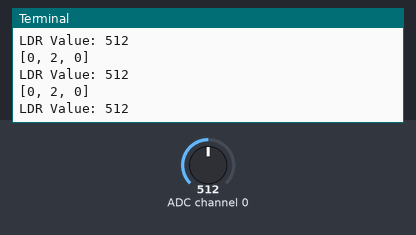
A program run on a simulated Raspberry Pi (BCM pin numbers). On the bench: the last lines printed to the terminal. The inputs (shaded band) are chosen by the test bench; at power-on: ADC channel 0 = 512 (analog values on the 0–1023 scale).

Above: at 1.2 s.
1.3 s: ADC channel 0 set to 716
At 1.9 s:
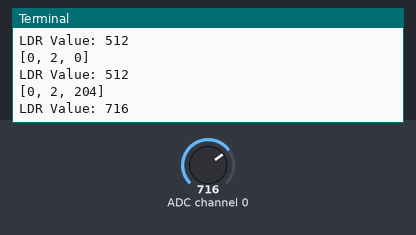
2.8 s: ADC channel 0 set to 900
At 3.4 s:
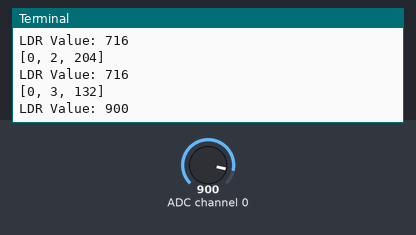
Timing chart, 0 to 5.8 s (numbered marks = the images above; inputs shaded):
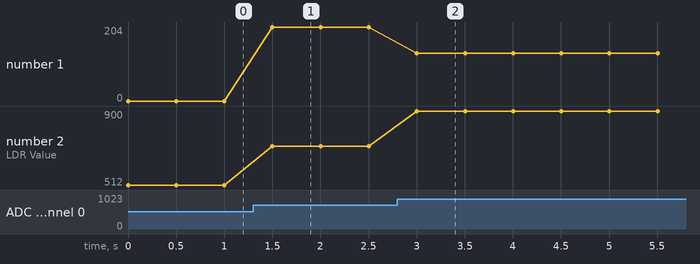

The program:

LDR.py
```python
import spidev
import time

# spi 인스턴트 생성
spi = spidev.SpiDev()

#SPI 통신시작
spi.open(0, 0) # bus: 0, dev: 0

#SPI 통신속도 설정
spi.max_speed_hz = 1000000

# 채널에서 SPI 데이터 읽기 (0~1023)
def analog_read(channel):
    # [byte_1, byte_2, byte_3]
    # byte_2: channel config(channel 0) 0000 1000(=8)
    ret = spi.xfer2([1, (8 + channel) << 4, 0])
    print(ret)
    adc_out = ((ret[1] & 3) << 8) + ret[2]
    return adc_out

try:
    while True:
        Idr_value = analog_read(0)

        #voltage = reading * 3.3 / 1023
        print("LDR Value: %d" % (Idr_value))
        time.sleep(0.5)
finally:
    spi.close()
    
```

Measured:
- after the input at 1.3 s, the terminal: prints a new line after 0.20 s (image 1)
- after the input at 2.8 s, the terminal: prints a new line after 0.20 s (image 2)
- plotted number 1: 0 → 204 after the input at 1.3 s, 204 → 132 after the input at 2.8 s
- plotted number 2: 512 → 716 after the input at 1.3 s, 716 → 900 after the input at 2.8 s
